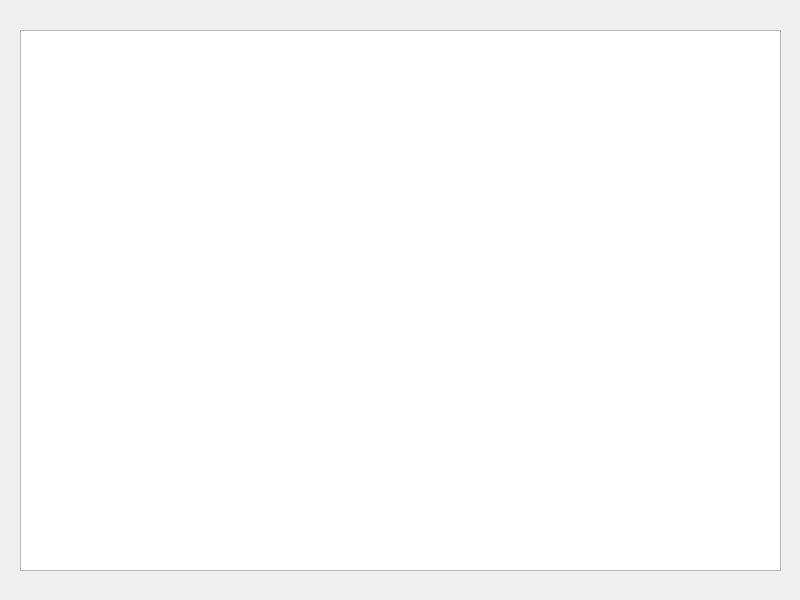
<?xml version="1.0" encoding="UTF-8"?>
<ui version="4.0">
 <class>Widget</class>
 <widget class="QWidget" name="Widget">
  <property name="geometry">
   <rect>
    <x>0</x>
    <y>0</y>
    <width>800</width>
    <height>600</height>
   </rect>
  </property>
  <property name="windowTitle">
   <string>Widget</string>
  </property>
  <widget class="QTextEdit" name="textEdit">
   <property name="geometry">
    <rect>
     <x>20</x>
     <y>30</y>
     <width>761</width>
     <height>541</height>
    </rect>
   </property>
  </widget>
 </widget>
 <resources/>
 <connections/>
</ui>
